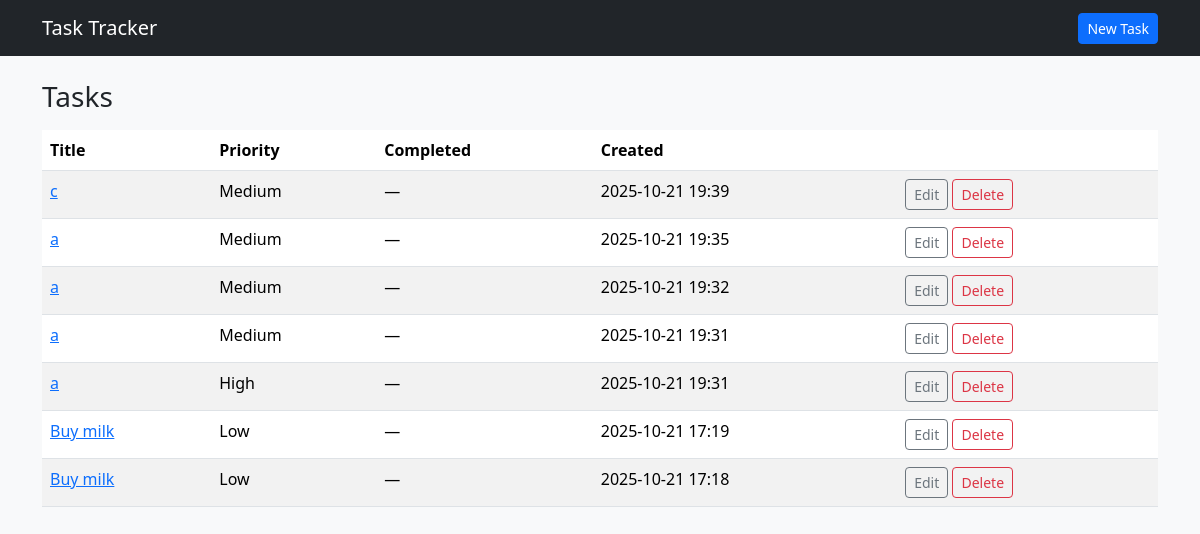
/tasks/, run on an earlier commit of the app's database.
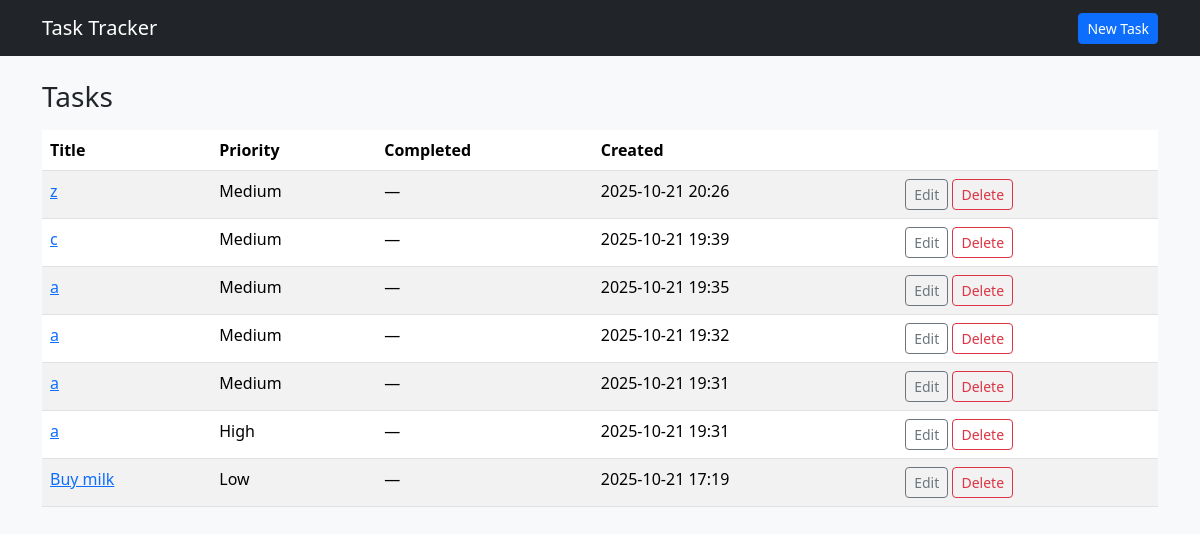
And on a later commit of the database.
### tasks/models.py (models this page shows, shortened)
class Task(models.Model):
    PRIORITY_LOW = 'low'
    PRIORITY_MEDIUM ='medium'
    PRIORITY_HIGH = 'high'
    PRIORITY_CHOICES = [
        (PRIORITY_LOW, 'Low'),
        (PRIORITY_MEDIUM, 'Medium'),
        (PRIORITY_HIGH, 'High'),
    ]
    title = models.CharField(max_length=100)
    description = models.TextField(blank=True)
    priority = models.CharField(max_length=10, choices=PRIORITY_CHOICES, default=PRIORITY_MEDIUM)
    is_completed = models.BooleanField(default=False)
    created_at = models.DateTimeField(auto_now_add=True)

### tasks/views.py (the view)
# urls.py: path("tasks/",views.task_list, name = "task_list"),
def task_list(request):
    tasks = Task.objects.order_by("-created_at") #el - es ordenado por fecha de creación (de la reciente a la antigua)#
    return render(request, "tasks_list.html",{"tasks":tasks})

### tasks/templates/tasks_list.html (shortened to what this page needs)
{% extends "base.html" %}
{% block content %}
<h1 class="h3 mb-3">Tasks</h1>
{% if tasks %}
    <div class="table-responsive">
        <table class="table table-striped aling-middle">
            <thead>
                <tr>
                   <th>Title</th>
                   <th>Priority</th>
                   <th>Completed</th>
                   <th>Created</th>
                   <th></th>
                </tr>
            </thead>
            <tbody>
                {% for t in tasks %}
                <tr>
                    <td><a href="{% url 'task_detail' t.pk}">{{t.title}}</a></td>
                    <td>{{t.get_priority_display }}</td>
                    <td>{% if t.is_completed %} OK {% else %}—{% endif %}</td>
                    <td>{{t.created_at|date:"Y-m-d H:i"}}</td>
                    <td>
                        <a class="btn btn-sm btn-outline-secondary" href="{% url 'task_update' t.pk%}">Edit</a>
                        <a class="btn btn-sm btn-outline-danger" href="{% url 'task_delete' t.pk %}">Delete</a>
                    </td>
                </tr>
            </tbody>
        </table>
    </div>
{% else %}
    <div class="alert alert-info">No tasks yet. <a href="{% url 'task_create' %}">Create one</a>.</div>
{% endif %}
{% endblock %}

What changed in the data, as far as the page shows it:
removed Task: title "Buy milk", priority "Low", created_at "2025-10-21 17:18"
added Task: title "z", priority "Medium", created_at "2025-10-21 20:26"
